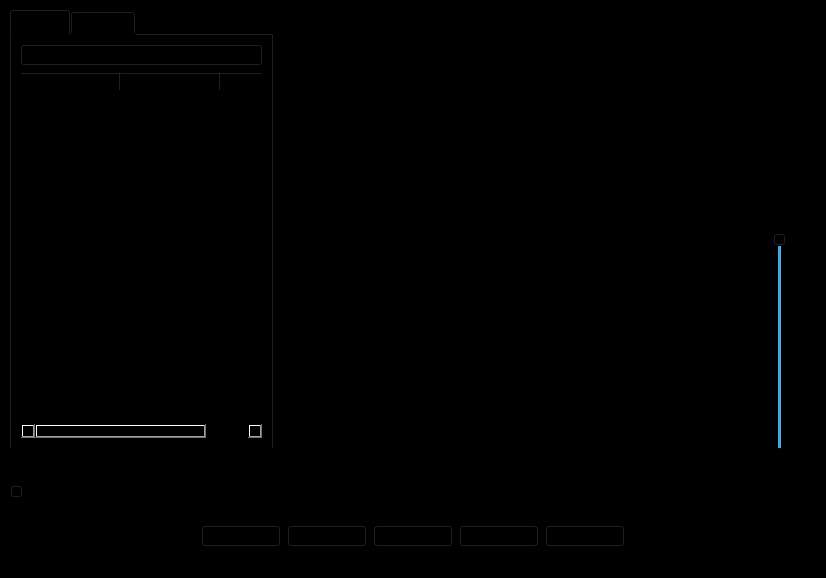
<?xml version="1.0" encoding="UTF-8"?>
<ui version="4.0">
 <class>MainWindow</class>
 <widget class="QMainWindow" name="MainWindow">
  <property name="geometry">
   <rect>
    <x>0</x>
    <y>0</y>
    <width>826</width>
    <height>578</height>
   </rect>
  </property>
  <property name="sizePolicy">
   <sizepolicy hsizetype="Minimum" vsizetype="Minimum">
    <horstretch>0</horstretch>
    <verstretch>0</verstretch>
   </sizepolicy>
  </property>
  <property name="windowTitle">
   <string>MainWindow</string>
  </property>
  <property name="styleSheet">
   <string notr="true">background-color: rgb(0, 0, 0);</string>
  </property>
  <widget class="QWidget" name="centralwidget">
   <layout class="QVBoxLayout" name="verticalLayout">
    <item>
     <layout class="QHBoxLayout" name="horizontalLayout_13">
      <item>
       <widget class="QTabWidget" name="tabWidget">
        <property name="styleSheet">
         <string notr="true">background-color: rgb(0, 0, 0);</string>
        </property>
        <property name="currentIndex">
         <number>0</number>
        </property>
        <widget class="QWidget" name="Library">
         <property name="layoutDirection">
          <enum>Qt::LayoutDirection::LeftToRight</enum>
         </property>
         <attribute name="title">
          <string>Library</string>
         </attribute>
         <layout class="QVBoxLayout" name="verticalLayout_7">
          <item>
           <widget class="QPushButton" name="libraryEditButton">
            <property name="sizePolicy">
             <sizepolicy hsizetype="Minimum" vsizetype="Minimum">
              <horstretch>0</horstretch>
              <verstretch>0</verstretch>
             </sizepolicy>
            </property>
            <property name="text">
             <string>Edit Library</string>
            </property>
           </widget>
          </item>
          <item>
           <widget class="QTreeWidget" name="libraryTreeWidget">
            <property name="sizePolicy">
             <sizepolicy hsizetype="Expanding" vsizetype="Expanding">
              <horstretch>0</horstretch>
              <verstretch>0</verstretch>
             </sizepolicy>
            </property>
            <property name="styleSheet">
             <string notr="true">background-color: rgb(0, 0, 0);</string>
            </property>
            <property name="sortingEnabled">
             <bool>false</bool>
            </property>
            <property name="animated">
             <bool>true</bool>
            </property>
            <column>
             <property name="text">
              <string>Name</string>
             </property>
            </column>
            <column>
             <property name="text">
              <string>Type</string>
             </property>
            </column>
            <column>
             <property name="text">
              <string>Path</string>
             </property>
            </column>
           </widget>
          </item>
         </layout>
        </widget>
        <widget class="QWidget" name="allSongs">
         <attribute name="title">
          <string>All Files</string>
         </attribute>
         <layout class="QVBoxLayout" name="verticalLayout_4">
          <item>
           <widget class="QTreeWidget" name="allFilesTreeWidget">
            <column>
             <property name="text">
              <string>Name</string>
             </property>
            </column>
            <column>
             <property name="text">
              <string>Path</string>
             </property>
            </column>
           </widget>
          </item>
         </layout>
        </widget>
       </widget>
      </item>
      <item>
       <layout class="QVBoxLayout" name="verticalLayout_3">
        <item>
         <widget class="QLabel" name="queveLabel">
          <property name="sizePolicy">
           <sizepolicy hsizetype="Minimum" vsizetype="Minimum">
            <horstretch>0</horstretch>
            <verstretch>0</verstretch>
           </sizepolicy>
          </property>
          <property name="styleSheet">
           <string notr="true">background-color: rgb(0, 0, 0);</string>
          </property>
          <property name="text">
           <string>queue</string>
          </property>
          <property name="alignment">
           <set>Qt::AlignmentFlag::AlignCenter</set>
          </property>
         </widget>
        </item>
        <item>
         <widget class="QScrollArea" name="queveScrollArea">
          <property name="sizePolicy">
           <sizepolicy hsizetype="Minimum" vsizetype="Expanding">
            <horstretch>0</horstretch>
            <verstretch>0</verstretch>
           </sizepolicy>
          </property>
          <property name="widgetResizable">
           <bool>true</bool>
          </property>
          <widget class="QWidget" name="scrollAreaWidgetContents">
           <property name="geometry">
            <rect>
             <x>0</x>
             <y>0</y>
             <width>274</width>
             <height>376</height>
            </rect>
           </property>
           <layout class="QGridLayout" name="gridLayout_3">
            <item row="0" column="0">
             <widget class="QListWidget" name="queveListWidget">
              <property name="sizePolicy">
               <sizepolicy hsizetype="Expanding" vsizetype="Expanding">
                <horstretch>0</horstretch>
                <verstretch>0</verstretch>
               </sizepolicy>
              </property>
              <property name="styleSheet">
               <string notr="true">background-color: rgb(0, 0, 0);</string>
              </property>
             </widget>
            </item>
           </layout>
          </widget>
         </widget>
        </item>
       </layout>
      </item>
      <item>
       <layout class="QVBoxLayout" name="verticalLayout_5">
        <item>
         <widget class="QLabel" name="fileInfoLabel">
          <property name="sizePolicy">
           <sizepolicy hsizetype="Minimum" vsizetype="Minimum">
            <horstretch>0</horstretch>
            <verstretch>0</verstretch>
           </sizepolicy>
          </property>
          <property name="styleSheet">
           <string notr="true">background-color: rgb(0, 0, 0);</string>
          </property>
          <property name="text">
           <string>File Info</string>
          </property>
          <property name="alignment">
           <set>Qt::AlignmentFlag::AlignCenter</set>
          </property>
         </widget>
        </item>
        <item>
         <widget class="QScrollArea" name="fileInfoScrollArea">
          <property name="sizePolicy">
           <sizepolicy hsizetype="Minimum" vsizetype="Expanding">
            <horstretch>0</horstretch>
            <verstretch>0</verstretch>
           </sizepolicy>
          </property>
          <property name="widgetResizable">
           <bool>true</bool>
          </property>
          <widget class="QWidget" name="scrollAreaWidgetContents_4">
           <property name="geometry">
            <rect>
             <x>0</x>
             <y>0</y>
             <width>155</width>
             <height>222</height>
            </rect>
           </property>
           <layout class="QFormLayout" name="formLayout">
            <item row="0" column="0">
             <widget class="QLabel" name="fileNameLabel">
              <property name="sizePolicy">
               <sizepolicy hsizetype="Minimum" vsizetype="Fixed">
                <horstretch>0</horstretch>
                <verstretch>0</verstretch>
               </sizepolicy>
              </property>
              <property name="text">
               <string>Name:</string>
              </property>
              <property name="alignment">
               <set>Qt::AlignmentFlag::AlignCenter</set>
              </property>
             </widget>
            </item>
            <item row="0" column="1">
             <widget class="QLineEdit" name="fileNameLinEdit">
              <property name="sizePolicy">
               <sizepolicy hsizetype="Fixed" vsizetype="Fixed">
                <horstretch>0</horstretch>
                <verstretch>0</verstretch>
               </sizepolicy>
              </property>
              <property name="readOnly">
               <bool>true</bool>
              </property>
             </widget>
            </item>
            <item row="1" column="0">
             <widget class="QLabel" name="fileDurationLabel">
              <property name="sizePolicy">
               <sizepolicy hsizetype="Minimum" vsizetype="Fixed">
                <horstretch>0</horstretch>
                <verstretch>0</verstretch>
               </sizepolicy>
              </property>
              <property name="text">
               <string>Length:</string>
              </property>
              <property name="alignment">
               <set>Qt::AlignmentFlag::AlignCenter</set>
              </property>
             </widget>
            </item>
            <item row="1" column="1">
             <widget class="QLineEdit" name="fileDurationLineEdit">
              <property name="sizePolicy">
               <sizepolicy hsizetype="Fixed" vsizetype="Fixed">
                <horstretch>0</horstretch>
                <verstretch>0</verstretch>
               </sizepolicy>
              </property>
              <property name="readOnly">
               <bool>true</bool>
              </property>
             </widget>
            </item>
            <item row="2" column="0">
             <widget class="QLabel" name="fileSizeLabel">
              <property name="sizePolicy">
               <sizepolicy hsizetype="Minimum" vsizetype="Fixed">
                <horstretch>0</horstretch>
                <verstretch>0</verstretch>
               </sizepolicy>
              </property>
              <property name="text">
               <string>Size:</string>
              </property>
              <property name="alignment">
               <set>Qt::AlignmentFlag::AlignCenter</set>
              </property>
             </widget>
            </item>
            <item row="2" column="1">
             <widget class="QLineEdit" name="fileSizeLineEdit">
              <property name="sizePolicy">
               <sizepolicy hsizetype="Fixed" vsizetype="Fixed">
                <horstretch>0</horstretch>
                <verstretch>0</verstretch>
               </sizepolicy>
              </property>
              <property name="readOnly">
               <bool>true</bool>
              </property>
             </widget>
            </item>
            <item row="3" column="0">
             <widget class="QLabel" name="fileTypeLabel">
              <property name="sizePolicy">
               <sizepolicy hsizetype="Minimum" vsizetype="Fixed">
                <horstretch>0</horstretch>
                <verstretch>0</verstretch>
               </sizepolicy>
              </property>
              <property name="text">
               <string>File:</string>
              </property>
              <property name="alignment">
               <set>Qt::AlignmentFlag::AlignCenter</set>
              </property>
             </widget>
            </item>
            <item row="3" column="1">
             <widget class="QLineEdit" name="fileTypeLineEdit">
              <property name="sizePolicy">
               <sizepolicy hsizetype="Fixed" vsizetype="Fixed">
                <horstretch>0</horstretch>
                <verstretch>0</verstretch>
               </sizepolicy>
              </property>
              <property name="readOnly">
               <bool>true</bool>
              </property>
             </widget>
            </item>
            <item row="4" column="0">
             <widget class="QLabel" name="filePathLabel">
              <property name="sizePolicy">
               <sizepolicy hsizetype="Minimum" vsizetype="Fixed">
                <horstretch>0</horstretch>
                <verstretch>0</verstretch>
               </sizepolicy>
              </property>
              <property name="text">
               <string>Path:</string>
              </property>
              <property name="alignment">
               <set>Qt::AlignmentFlag::AlignCenter</set>
              </property>
             </widget>
            </item>
            <item row="4" column="1">
             <widget class="QLineEdit" name="filePathLineEdit">
              <property name="sizePolicy">
               <sizepolicy hsizetype="Fixed" vsizetype="Fixed">
                <horstretch>0</horstretch>
                <verstretch>0</verstretch>
               </sizepolicy>
              </property>
              <property name="readOnly">
               <bool>true</bool>
              </property>
             </widget>
            </item>
           </layout>
          </widget>
         </widget>
        </item>
        <item>
         <widget class="QLabel" name="OptionsLabel">
          <property name="sizePolicy">
           <sizepolicy hsizetype="Minimum" vsizetype="Minimum">
            <horstretch>0</horstretch>
            <verstretch>0</verstretch>
           </sizepolicy>
          </property>
          <property name="styleSheet">
           <string notr="true">background-color: rgb(0, 0, 0);</string>
          </property>
          <property name="text">
           <string>Options</string>
          </property>
          <property name="alignment">
           <set>Qt::AlignmentFlag::AlignCenter</set>
          </property>
         </widget>
        </item>
        <item>
         <widget class="QScrollArea" name="OptionsScrollArea">
          <property name="sizePolicy">
           <sizepolicy hsizetype="Minimum" vsizetype="Expanding">
            <horstretch>0</horstretch>
            <verstretch>0</verstretch>
           </sizepolicy>
          </property>
          <property name="maximumSize">
           <size>
            <width>16777215</width>
            <height>16777215</height>
           </size>
          </property>
          <property name="styleSheet">
           <string notr="true">background-color: rgb(0, 0, 0);</string>
          </property>
          <property name="widgetResizable">
           <bool>true</bool>
          </property>
          <widget class="QWidget" name="scrollAreaWidgetContents_3">
           <property name="geometry">
            <rect>
             <x>0</x>
             <y>0</y>
             <width>155</width>
             <height>124</height>
            </rect>
           </property>
           <layout class="QVBoxLayout" name="verticalLayout_6">
            <item>
             <widget class="QCheckBox" name="autoPlayCheckBox">
              <property name="sizePolicy">
               <sizepolicy hsizetype="Minimum" vsizetype="Minimum">
                <horstretch>0</horstretch>
                <verstretch>0</verstretch>
               </sizepolicy>
              </property>
              <property name="text">
               <string>Auto Play</string>
              </property>
             </widget>
            </item>
            <item>
             <widget class="QCheckBox" name="shufflePlayCheckBox">
              <property name="sizePolicy">
               <sizepolicy hsizetype="Minimum" vsizetype="Minimum">
                <horstretch>0</horstretch>
                <verstretch>0</verstretch>
               </sizepolicy>
              </property>
              <property name="text">
               <string>Shuffle Play</string>
              </property>
             </widget>
            </item>
            <item>
             <widget class="QCheckBox" name="loopQueveCheckBox">
              <property name="sizePolicy">
               <sizepolicy hsizetype="Minimum" vsizetype="Minimum">
                <horstretch>0</horstretch>
                <verstretch>0</verstretch>
               </sizepolicy>
              </property>
              <property name="text">
               <string>Loop Queve</string>
              </property>
             </widget>
            </item>
            <item>
             <widget class="QCheckBox" name="loopFileCheckBox">
              <property name="sizePolicy">
               <sizepolicy hsizetype="Minimum" vsizetype="Minimum">
                <horstretch>0</horstretch>
                <verstretch>0</verstretch>
               </sizepolicy>
              </property>
              <property name="text">
               <string>Loop File</string>
              </property>
             </widget>
            </item>
           </layout>
          </widget>
         </widget>
        </item>
       </layout>
      </item>
      <item>
       <layout class="QVBoxLayout" name="verticalLayout_2">
        <item>
         <widget class="QLabel" name="volumeLabel">
          <property name="sizePolicy">
           <sizepolicy hsizetype="Minimum" vsizetype="Minimum">
            <horstretch>0</horstretch>
            <verstretch>0</verstretch>
           </sizepolicy>
          </property>
          <property name="text">
           <string>Volume 100%</string>
          </property>
          <property name="alignment">
           <set>Qt::AlignmentFlag::AlignCenter</set>
          </property>
         </widget>
        </item>
        <item>
         <widget class="QSlider" name="volumeVerticalSlider">
          <property name="sizePolicy">
           <sizepolicy hsizetype="Minimum" vsizetype="Expanding">
            <horstretch>0</horstretch>
            <verstretch>0</verstretch>
           </sizepolicy>
          </property>
          <property name="layoutDirection">
           <enum>Qt::LayoutDirection::LeftToRight</enum>
          </property>
          <property name="maximum">
           <number>100</number>
          </property>
          <property name="value">
           <number>50</number>
          </property>
          <property name="sliderPosition">
           <number>50</number>
          </property>
          <property name="tracking">
           <bool>true</bool>
          </property>
          <property name="orientation">
           <enum>Qt::Orientation::Vertical</enum>
          </property>
         </widget>
        </item>
       </layout>
      </item>
     </layout>
    </item>
    <item>
     <layout class="QHBoxLayout" name="horizontalLayout_4">
      <item>
       <widget class="QLabel" name="currentPlayingFileLabel">
        <property name="sizePolicy">
         <sizepolicy hsizetype="Fixed" vsizetype="Fixed">
          <horstretch>0</horstretch>
          <verstretch>0</verstretch>
         </sizepolicy>
        </property>
        <property name="text">
         <string>Now Playing:</string>
        </property>
       </widget>
      </item>
      <item>
       <widget class="QLineEdit" name="currentPlayingFileLineEdit">
        <property name="sizePolicy">
         <sizepolicy hsizetype="Expanding" vsizetype="Fixed">
          <horstretch>0</horstretch>
          <verstretch>0</verstretch>
         </sizepolicy>
        </property>
        <property name="readOnly">
         <bool>true</bool>
        </property>
       </widget>
      </item>
     </layout>
    </item>
    <item>
     <widget class="QSlider" name="audioProgressBarHorizontalSlider">
      <property name="sizePolicy">
       <sizepolicy hsizetype="Expanding" vsizetype="Minimum">
        <horstretch>0</horstretch>
        <verstretch>0</verstretch>
       </sizepolicy>
      </property>
      <property name="maximum">
       <number>99</number>
      </property>
      <property name="orientation">
       <enum>Qt::Orientation::Horizontal</enum>
      </property>
     </widget>
    </item>
    <item>
     <layout class="QHBoxLayout" name="horizontalLayout_18">
      <item>
       <layout class="QHBoxLayout" name="horizontalLayout_17">
        <item>
         <widget class="QLabel" name="progressLabel">
          <property name="sizePolicy">
           <sizepolicy hsizetype="Fixed" vsizetype="Fixed">
            <horstretch>0</horstretch>
            <verstretch>0</verstretch>
           </sizepolicy>
          </property>
          <property name="text">
           <string>progressLabel</string>
          </property>
         </widget>
        </item>
        <item>
         <widget class="QLabel" name="durationLabel">
          <property name="sizePolicy">
           <sizepolicy hsizetype="Fixed" vsizetype="Fixed">
            <horstretch>0</horstretch>
            <verstretch>0</verstretch>
           </sizepolicy>
          </property>
          <property name="text">
           <string>durationLabel</string>
          </property>
         </widget>
        </item>
       </layout>
      </item>
     </layout>
    </item>
    <item>
     <layout class="QHBoxLayout" name="horizontalLayout">
      <item>
       <layout class="QHBoxLayout" name="horizontalLayout_19">
        <item>
         <widget class="QPushButton" name="rewind10Sec">
          <property name="sizePolicy">
           <sizepolicy hsizetype="Fixed" vsizetype="Fixed">
            <horstretch>0</horstretch>
            <verstretch>0</verstretch>
           </sizepolicy>
          </property>
          <property name="text">
           <string>-10s</string>
          </property>
         </widget>
        </item>
        <item>
         <widget class="QPushButton" name="previousFilePushButton">
          <property name="sizePolicy">
           <sizepolicy hsizetype="Fixed" vsizetype="Fixed">
            <horstretch>0</horstretch>
            <verstretch>0</verstretch>
           </sizepolicy>
          </property>
          <property name="text">
           <string>&lt;</string>
          </property>
         </widget>
        </item>
        <item>
         <widget class="QPushButton" name="pauseResumePushButton">
          <property name="sizePolicy">
           <sizepolicy hsizetype="Fixed" vsizetype="Fixed">
            <horstretch>0</horstretch>
            <verstretch>0</verstretch>
           </sizepolicy>
          </property>
          <property name="text">
           <string>play/pause</string>
          </property>
         </widget>
        </item>
        <item>
         <widget class="QPushButton" name="nextFilePushButton">
          <property name="sizePolicy">
           <sizepolicy hsizetype="Fixed" vsizetype="Fixed">
            <horstretch>0</horstretch>
            <verstretch>0</verstretch>
           </sizepolicy>
          </property>
          <property name="text">
           <string>&gt;</string>
          </property>
         </widget>
        </item>
        <item>
         <widget class="QPushButton" name="fastForward10Sec">
          <property name="sizePolicy">
           <sizepolicy hsizetype="Fixed" vsizetype="Fixed">
            <horstretch>0</horstretch>
            <verstretch>0</verstretch>
           </sizepolicy>
          </property>
          <property name="text">
           <string>+10s</string>
          </property>
         </widget>
        </item>
       </layout>
      </item>
     </layout>
    </item>
   </layout>
  </widget>
  <widget class="QMenuBar" name="menubar">
   <property name="geometry">
    <rect>
     <x>0</x>
     <y>0</y>
     <width>826</width>
     <height>21</height>
    </rect>
   </property>
  </widget>
  <widget class="QStatusBar" name="statusbar"/>
 </widget>
 <resources/>
 <connections/>
</ui>
